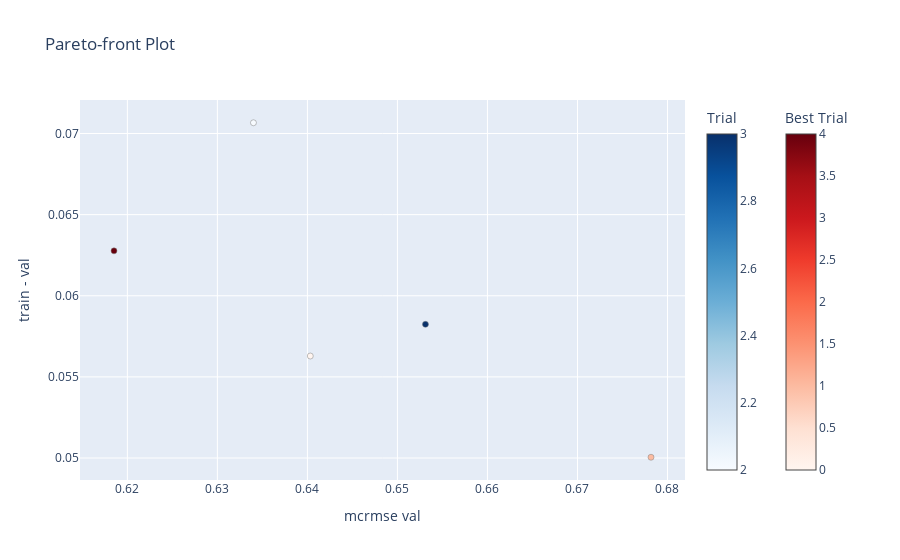

The cell this chart's notebook holds for it:
### Code cell
optuna.visualization.plot_pareto_front(study, target_names=["mcrmse val", "train - val"])

### Figure 1 — Plotly figure (JSON) as saved in the notebook; plotly's stock layout.template omitted (floating-point values rounded to 4 significant figures)
{"data": [{"hovertemplate": "%{text}<extra>Trial</extra>", "marker": {"color": [2, 3], "colorbar": {"title": {"text": "Trial"}}, "colorscale": [[0, "rgb(247,251,255)"], [0.125, "rgb(222,235,247)"], [0.25, "rgb(198,219,239)"], [0.375, "rgb(158,202,225)"], [0.5, "rgb(107,174,214)"], [0.625, "rgb(66,146,198)"], [0.75, "rgb(33,113,181)"], [0.875, "rgb(8,81,156)"], [1, "rgb(8,48,107)"]], "line": {"color": "Grey", "width": 0.5}}, "mode": "markers", "showlegend": false, "text": ["{<br>  \"number\": 2,<br>  \"values\": [<br>    0.6340055047459188,<br>    0.07066315946319157<br>  ],<br>  \"params\": {<br>    \"num_leaves\": 38,<br>    \"learning_rate\": 0.039653153441221056,<br>    \"max_depth\": 12,<br>    \"min_child_samples\": 45,<br>    \"colsample_bytree\": 0.7679171730049252,<br>    \"reg_alpha\": 0.1662055559985295,<br>    \"reg_lambda\": 0.8306193994061568,<br>    \"bagging_freq\": 89,<br>    \"bagging_fraction\": 0.8982030660603675<br>  }<br>}", "{<br>  \"number\": 3,<br>  \"values\": [<br>    0.653113579162794,<br>    0.0582385991410026<br>  ],<br>  \"params\": {<br>    \"num_leaves\": 17,<br>    \"learning_rate\": 0.0387511084436896,<br>    \"max_depth\": 14,<br>    \"min_child_samples\": 59,<br>    \"colsample_bytree\": 0.5494876438153707,<br>    \"reg_alpha\": 0.9678306740573609,<br>    \"reg_lambda\": 0.699337153318387,<br>    \"bagging_freq\": 53,<br>    \"bagging_fraction\": 0.6941179851169855<br>  }<br>}"], "type": "scatter", "x": [0.634, 0.6531], "y": [0.07066, 0.05824]}, {"hovertemplate": "%{text}<extra>Best Trial</extra>", "marker": {"color": [0, 1, 4], "colorbar": {"title": {"text": "Best Trial"}, "x": 1.1, "xpad": 40}, "colorscale": [[0, "rgb(255,245,240)"], [0.125, "rgb(254,224,210)"], [0.25, "rgb(252,187,161)"], [0.375, "rgb(252,146,114)"], [0.5, "rgb(251,106,74)"], [0.625, "rgb(239,59,44)"], [0.75, "rgb(203,24,29)"], [0.875, "rgb(165,15,21)"], [1, "rgb(103,0,13)"]], "line": {"color": "Grey", "width": 0.5}}, "mode": "markers", "showlegend": false, "text": ["{<br>  \"number\": 0,<br>  \"values\": [<br>    0.6403223341363876,<br>    0.05628592002570487<br>  ],<br>  \"params\": {<br>    \"num_leaves\": 84,<br>    \"learning_rate\": 0.04187813047288742,<br>    \"max_depth\": 4,<br>    \"min_child_samples\": 66,<br>    \"colsample_bytree\": 0.9940777203370277,<br>    \"reg_alpha\": 0.4481718307697392,<br>    \"reg_lambda\": 0.5423360741022545,<br>    \"bagging_freq\": 49,<br>    \"bagging_fraction\": 0.811914835016999<br>  }<br>}", "{<br>  \"number\": 1,<br>  \"values\": [<br>    0.6781684985952124,<br>    0.05004724802085847<br>  ],<br>  \"params\": {<br>    \"num_leaves\": 17,<br>    \"learning_rate\": 0.030116082317141045,<br>    \"max_depth\": 6,<br>    \"min_child_samples\": 86,<br>    \"colsample_bytree\": 0.721650761241017,<br>    \"reg_alpha\": 0.34317756397278165,<br>    \"reg_lambda\": 0.8112121297026995,<br>    \"bagging_freq\": 95,<br>    \"bagging_fraction\": 0.5856850108847684<br>  }<br>}", "{<br>  \"number\": 4,<br>  \"values\": [<br>    0.6185144823474051,<br>    0.06276667402229008<br>  ],<br>  \"params\": {<br>    \"num_leaves\": 43,<br>    \"learning_rate\": 0.05477353077639313,<br>    \"max_depth\": 4,<br>    \"min_child_samples\": 8,<br>    \"colsample_bytree\": 0.9770736875539814,<br>    \"reg_alpha\": 0.7071735629450199,<br>    \"reg_lambda\": 0.6418604659487895,<br>    \"bagging_freq\": 74,<br>    \"bagging_fraction\": 0.8741298202075501<br>  }<br>}"], "type": "scatter", "x": [0.6403, 0.6782, 0.6185], "y": [0.05629, 0.05005, 0.06277]}], "layout": {"title": {"text": "Pareto-front Plot"}, "xaxis": {"title": {"text": "mcrmse val"}}, "yaxis": {"title": {"text": "train - val"}}}}
